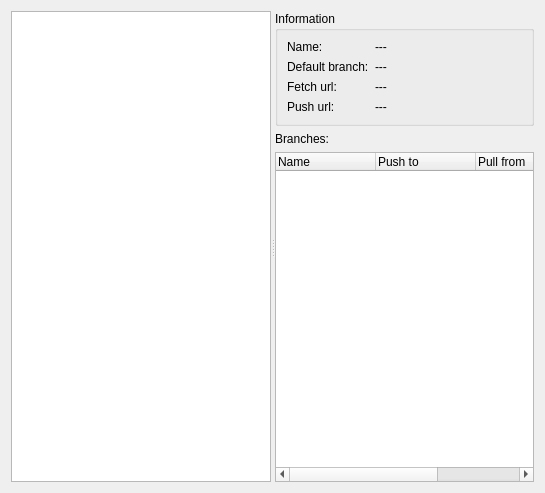
<?xml version="1.0" encoding="UTF-8"?>
<ui version="4.0">
 <class>RemoteDetailsWidget</class>
 <widget class="QWidget" name="RemoteDetailsWidget">
  <property name="geometry">
   <rect>
    <x>0</x>
    <y>0</y>
    <width>545</width>
    <height>493</height>
   </rect>
  </property>
  <property name="windowTitle">
   <string>Form</string>
  </property>
  <layout class="QVBoxLayout" name="verticalLayout_2">
   <item>
    <widget class="QSplitter" name="splitter">
     <property name="orientation">
      <enum>Qt::Horizontal</enum>
     </property>
     <widget class="ListView" name="listView"/>
     <widget class="QWidget" name="layoutWidget">
      <layout class="QVBoxLayout" name="verticalLayout">
       <item>
        <widget class="QGroupBox" name="groupBox">
         <property name="title">
          <string>Information</string>
         </property>
         <layout class="QFormLayout" name="formLayout">
          <item row="1" column="0">
           <widget class="QLabel" name="label">
            <property name="text">
             <string>Default branch:</string>
            </property>
           </widget>
          </item>
          <item row="1" column="1">
           <widget class="QLabel" name="labelDefaultBranch">
            <property name="text">
             <string>---</string>
            </property>
           </widget>
          </item>
          <item row="2" column="0">
           <widget class="QLabel" name="label_2">
            <property name="text">
             <string>Fetch url:</string>
            </property>
           </widget>
          </item>
          <item row="2" column="1">
           <widget class="QLabel" name="labelFetchUrl">
            <property name="text">
             <string>---</string>
            </property>
           </widget>
          </item>
          <item row="3" column="0">
           <widget class="QLabel" name="label_3">
            <property name="text">
             <string>Push url:</string>
            </property>
           </widget>
          </item>
          <item row="3" column="1">
           <widget class="QLabel" name="labelPushUrl">
            <property name="text">
             <string>---</string>
            </property>
           </widget>
          </item>
          <item row="0" column="0">
           <widget class="QLabel" name="label_7">
            <property name="text">
             <string>Name:</string>
            </property>
           </widget>
          </item>
          <item row="0" column="1">
           <widget class="QLabel" name="labelRemoteName">
            <property name="text">
             <string>---</string>
            </property>
           </widget>
          </item>
         </layout>
        </widget>
       </item>
       <item>
        <widget class="QLabel" name="label_4">
         <property name="text">
          <string>Branches:</string>
         </property>
        </widget>
       </item>
       <item>
        <widget class="QTreeWidget" name="treeWidget">
         <column>
          <property name="text">
           <string>Name</string>
          </property>
         </column>
         <column>
          <property name="text">
           <string>Push to</string>
          </property>
         </column>
         <column>
          <property name="text">
           <string>Pull from</string>
          </property>
         </column>
         <column>
          <property name="text">
           <string>Status</string>
          </property>
         </column>
        </widget>
       </item>
      </layout>
     </widget>
    </widget>
   </item>
  </layout>
 </widget>
 <customwidgets>
  <customwidget>
   <class>ListView</class>
   <extends>QListView</extends>
   <header>core/listview.h</header>
  </customwidget>
 </customwidgets>
 <resources/>
 <connections/>
</ui>
